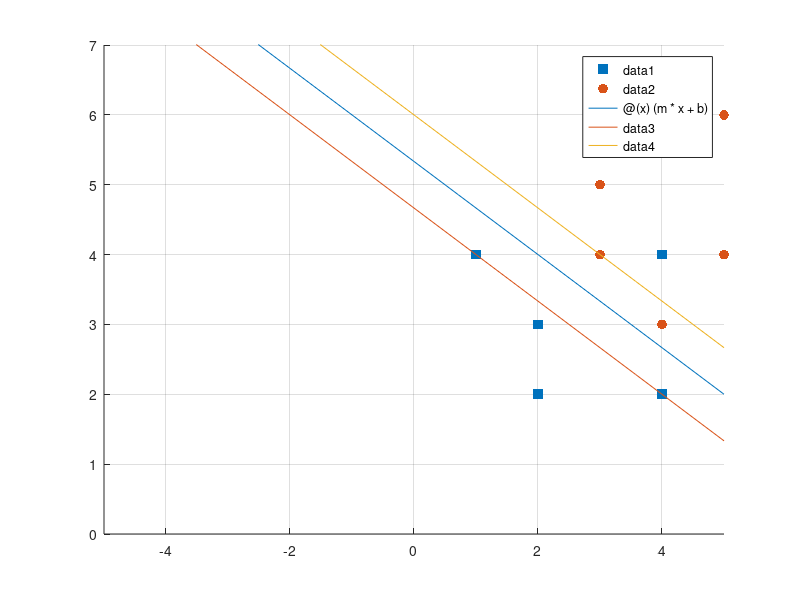

The MATLAB source for this figure: (Note: this script raises an error after producing the figure.)
clear;
importdata("./data/mini/tr.dat",' ',4);
tr = ans.data;
importdata("./data/mini/trlabels.dat",' ',4);
trlabels = ans.data;

C = 1000;
axis([0 7 0 7]);
grid on
hold on
scatter(tr(trlabels==1,1),tr(trlabels==1,2),50,'sr','filled');
scatter(tr(trlabels==2,1),tr(trlabels==2,2),50,'ob','filled');

input = sprintf('-t 0 -c %d',C);
res=svmtrain(trlabels,tr,input);

fprintf("Multiplicadores de Lagrange: \n");
disp(res.sv_coef);
fprintf("Vectores soporte: \n");
disp(full(res.SVs));

alfa = res.sv_coef;
clase = trlabels(res.sv_indices,1);
clase(clase==2)=-1;
equis = tr(res.sv_indices,:);
mult = alfa.*equis;
sigma = sum(mult);
%sigma0  = clase(1)-sigma*equis(1,:)';
sigma0 = -1*res.rho;

fprintf("Vector de pesos: ");
disp(sigma);
fprintf(" y umbral: ");
disp(sigma0);
fprintf("Margen: \n");
disp(1/norm(sigma));

m = -1*sigma(1)/sigma(2);
b = -1*sigma0/sigma(2);
fprintf("Valores de la funcion lineal: \n\tm = %f\tb = %f\n",m,b);
%Recta central
svFun = @(x) (m*x + b);
fplot(svFun);

%Recta inferior
b = -1*(sigma0-1)/sigma(2);
svFun = @(x) (m*x + b);
fplot(svFun);

%Recta superior
b = -1*(sigma0+1)/sigma(2);
svFun = @(x) (m*x + b);
fplot(svFun);
%hold off

alfaPrima = C - alfa;

equis2 = equis(alfaPrima>0,:);
alfa2 = alfa(alfaPrima>0,:);
val2 = (sigma*equis2'+sigma0);
val3 = abs(round(val2,2));
equisErr = equis2(val3~=1,:);
scatter(equisErr(:,1),equisErr(:,2),400,'xr','LineWidth',1.5);
equisErr = equis2(val3==1,:);
scatter(equisErr(:,1),equisErr(:,2),200,'+k');

nAlfa = abs(alfa);
equis3 = equis(alfaPrima<=0,:);
alfa3 = alfa(alfaPrima<=0,:);
val0 = (sigma*equis3'+sigma0)-1;
val1 = ((-1*val0).*abs(alfa3'))./abs(alfa3)';
val2 = abs(round(val1,2));
equisErr = equis3(val2>1,:);
scatter(equisErr(:,1),equisErr(:,2),400,'xr','LineWidth',1.5);

textOut = tr(setdiff((1:size(tr,1)),res.sv_indices),:);
text(textOut(:,1)-0.05,textOut(:,2)+0.1,'0.00\newline    0.00');



equisAux = full(res.SVs);
val0 = clase'.*(sigma*equisAux'+sigma0);
val1 = val0-1;
cedillas = abs(round(((-1*val1).*alfa')./alfa',2));

textOut = equisAux;
for i = 1:size(textOut,1)
    text1 = sprintf('%.2f\n    %.2f',nAlfa(i),cedillas(i));
    text(textOut(i,1)-0.05,textOut(i,2)+0.1,text1);
end
hold off